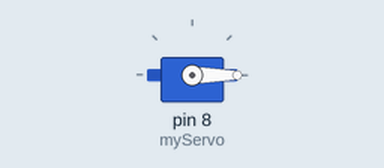
A sketch run on a simulated Arduino Uno, built with avr-gcc and run on an emulated ATmega328P. On the bench: servo.

Above: at 0.05 s.
At 5.05 s:
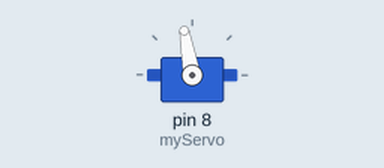
At 10.05 s:
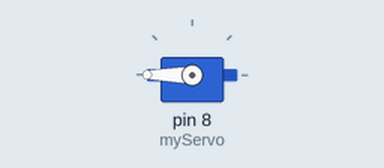
At 20.05 s:
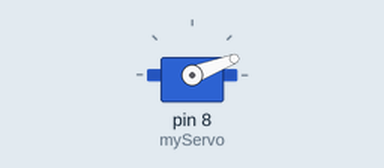
Timing chart, 0 to 31.4 s (numbered marks = the images above):
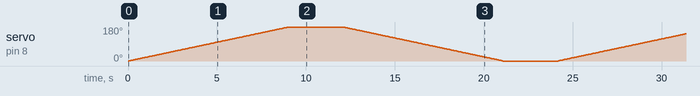

The sketch:

simple_servo.ino
```cpp
#include<Servo.h>   //Servo related code library
Servo myServo;


void setup() {
  Serial.begin(9600);
  myServo.attach(8);
  myServo.write(0);       //Starting position as 0 angle
}

void loop() {
  for (int i=0; i<=180; i++) {
      myServo.write(i);     //Sweep 0 to 180
      delay(50);
  }
  delay(3000);
  for (int i=180; i>=0; i--) {
      myServo.write(i);   //Sweep 180 to 0
      delay(50);
  }
  delay(3000);
}
```
